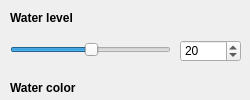
       <widget class="QDockWidget" name="waterDockWidget">
        <property name="minimumSize">
         <size>
          <width>250</width>
          <height>38</height>
         </size>
        </property>
        <property name="maximumSize">
         <size>
          <width>250</width>
          <height>524287</height>
         </size>
        </property>
        <property name="windowTitle">
         <string>Water settings</string>
        </property>
        <widget class="QWidget" name="dockWidgetContents">
         <widget class="QLabel" name="label_26">
          <property name="geometry">
           <rect>
            <x>10</x>
            <y>10</y>
            <width>81</width>
            <height>16</height>
           </rect>
          </property>
          <property name="font">
           <font>
            <pointsize>9</pointsize>
            <weight>75</weight>
            <bold>true</bold>
           </font>
          </property>
          <property name="text">
           <string>Water level</string>
          </property>
         </widget>
         <widget class="QSlider" name="waterLevelSlider">
          <property name="geometry">
           <rect>
            <x>10</x>
            <y>40</y>
            <width>161</width>
            <height>19</height>
           </rect>
          </property>
          <property name="minimum">
           <number>-2500</number>
          </property>
          <property name="maximum">
           <number>2500</number>
          </property>
          <property name="singleStep">
           <number>1</number>
          </property>
          <property name="value">
           <number>20</number>
          </property>
          <property name="orientation">
           <enum>Qt::Horizontal</enum>
          </property>
         </widget>
         <widget class="QSpinBox" name="waterLevelSpinBox">
          <property name="geometry">
           <rect>
            <x>180</x>
            <y>40</y>
            <width>61</width>
            <height>22</height>
           </rect>
          </property>
          <property name="minimum">
           <number>-32768</number>
          </property>
          <property name="maximum">
           <number>32767</number>
          </property>
          <property name="value">
           <number>20</number>
          </property>
         </widget>
         <widget class="QLabel" name="label_27">
          <property name="geometry">
           <rect>
            <x>10</x>
            <y>80</y>
            <width>71</width>
            <height>16</height>
           </rect>
          </property>
          <property name="font">
           <font>
            <pointsize>9</pointsize>
            <weight>75</weight>
            <bold>true</bold>
           </font>
          </property>
          <property name="text">
           <string>Water color</string>
          </property>
         </widget>
         <widget class="QSlider" name="waterColorRSlider">
          <property name="geometry">
           <rect>
            <x>30</x>
            <y>110</y>
            <width>141</width>
            <height>19</height>
           </rect>
          </property>
          <property name="maximum">
           <number>255</number>
          </property>
          <property name="orientation">
           <enum>Qt::Horizontal</enum>
          </property>
         </widget>
         <widget class="QSlider" name="waterColorGSlider">
          <property name="geometry">
           <rect>
            <x>30</x>
            <y>140</y>
            <width>141</width>
            <height>19</height>
           </rect>
          </property>
          <property name="maximum">
           <number>255</number>
          </property>
          <property name="value">
           <number>186</number>
          </property>
          <property name="orientation">
           <enum>Qt::Horizontal</enum>
          </property>
         </widget>
         <widget class="QSlider" name="waterColorBSlider">
          <property name="geometry">
           <rect>
            <x>30</x>
            <y>170</y>
            <width>141</width>
            <height>19</height>
           </rect>
          </property>
          <property name="maximum">
           <number>255</number>
          </property>
          <property name="value">
           <number>219</number>
          </property>
          <property name="orientation">
           <enum>Qt::Horizontal</enum>
          </property>
         </widget>
         <widget class="QLabel" name="label_28">
          <property name="geometry">
           <rect>
            <x>10</x>
            <y>110</y>
            <width>21</width>
            <height>16</height>
           </rect>
          </property>
          <property name="font">
           <font>
            <pointsize>9</pointsize>
            <weight>75</weight>
            <bold>true</bold>
           </font>
          </property>
          <property name="text">
           <string>R</string>
          </property>
         </widget>
         <widget class="QLabel" name="label_29">
          <property name="geometry">
           <rect>
            <x>10</x>
            <y>140</y>
            <width>21</width>
            <height>16</height>
           </rect>
          </property>
          <property name="font">
           <font>
            <pointsize>9</pointsize>
            <weight>75</weight>
            <bold>true</bold>
           </font>
          </property>
          <property name="text">
           <string>G</string>
          </property>
         </widget>
         <widget class="QLabel" name="label_30">
          <property name="geometry">
           <rect>
            <x>10</x>
            <y>170</y>
            <width>21</width>
            <height>16</height>
           </rect>
          </property>
          <property name="font">
           <font>
            <pointsize>9</pointsize>
            <weight>75</weight>
            <bold>true</bold>
           </font>
          </property>
          <property name="text">
           <string>B</string>
          </property>
         </widget>
         <widget class="QSpinBox" name="spinBox_10">
          <property name="geometry">
           <rect>
            <x>180</x>
            <y>110</y>
            <width>51</width>
            <height>22</height>
           </rect>
          </property>
          <property name="maximum">
           <number>255</number>
          </property>
         </widget>
         <widget class="QSpinBox" name="spinBox_11">
          <property name="geometry">
           <rect>
            <x>180</x>
            <y>140</y>
            <width>51</width>
            <height>22</height>
           </rect>
          </property>
          <property name="maximum">
           <number>255</number>
          </property>
          <property name="value">
           <number>186</number>
          </property>
         </widget>
         <widget class="QSpinBox" name="spinBox_12">
          <property name="geometry">
           <rect>
            <x>180</x>
            <y>170</y>
            <width>51</width>
            <height>22</height>
           </rect>
          </property>
          <property name="maximum">
           <number>255</number>
          </property>
          <property name="value">
           <number>219</number>
          </property>
         </widget>
         <widget class="QLabel" name="label_31">
          <property name="geometry">
           <rect>
            <x>10</x>
            <y>270</y>
            <width>101</width>
            <height>16</height>
           </rect>
          </property>
          <property name="font">
           <font>
            <pointsize>9</pointsize>
            <weight>75</weight>
            <bold>true</bold>
           </font>
          </property>
          <property name="text">
           <string>Specular power</string>
          </property>
         </widget>
         <widget class="QSlider" name="specularPowerSlider">
          <property name="geometry">
           <rect>
            <x>10</x>
            <y>300</y>
            <width>161</width>
            <height>20</height>
           </rect>
          </property>
          <property name="maximum">
           <number>500</number>
          </property>
          <property name="value">
           <number>20</number>
          </property>
          <property name="orientation">
           <enum>Qt::Horizontal</enum>
          </property>
         </widget>
         <widget class="QSpinBox" name="spinBox_13">
          <property name="geometry">
           <rect>
            <x>180</x>
            <y>300</y>
            <width>51</width>
            <height>22</height>
           </rect>
          </property>
          <property name="maximum">
           <number>500</number>
          </property>
          <property name="value">
           <number>20</number>
          </property>
         </widget>
         <widget class="QLabel" name="label_32">
          <property name="geometry">
           <rect>
            <x>10</x>
            <y>210</y>
            <width>101</width>
            <height>16</height>
           </rect>
          </property>
          <property name="font">
           <font>
            <pointsize>9</pointsize>
            <weight>75</weight>
            <bold>true</bold>
           </font>
          </property>
          <property name="text">
           <string>Water opacity</string>
          </property>
         </widget>
         <widget class="QSpinBox" name="spinBox_14">
          <property name="geometry">
           <rect>
            <x>180</x>
            <y>240</y>
            <width>51</width>
            <height>22</height>
           </rect>
          </property>
          <property name="maximum">
           <number>100</number>
          </property>
          <property name="value">
           <number>50</number>
          </property>
         </widget>
         <widget class="QSlider" name="waterOpacitySlider">
          <property name="geometry">
           <rect>
            <x>10</x>
            <y>240</y>
            <width>161</width>
            <height>20</height>
           </rect>
          </property>
          <property name="maximum">
           <number>100</number>
          </property>
          <property name="value">
           <number>50</number>
          </property>
          <property name="orientation">
           <enum>Qt::Horizontal</enum>
          </property>
         </widget>
        </widget>
       </widget>
